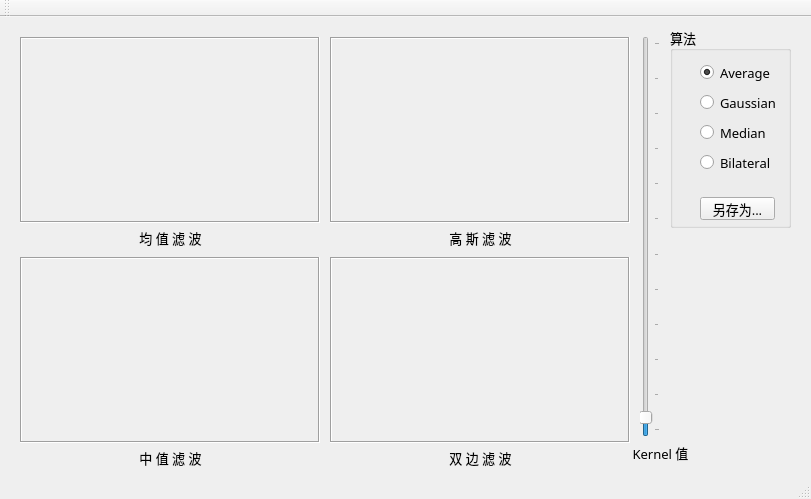
<?xml version="1.0" encoding="UTF-8"?>
<ui version="4.0">
 <class>MainWindow</class>
 <widget class="QMainWindow" name="MainWindow">
  <property name="geometry">
   <rect>
    <x>0</x>
    <y>0</y>
    <width>811</width>
    <height>499</height>
   </rect>
  </property>
  <property name="windowTitle">
   <string>海 底 摄 影 照 片 美 化</string>
  </property>
  <widget class="QWidget" name="centralWidget">
   <widget class="QLabel" name="label">
    <property name="geometry">
     <rect>
      <x>130</x>
      <y>210</y>
      <width>81</width>
      <height>21</height>
     </rect>
    </property>
    <property name="font">
     <font>
      <family>微软雅黑</family>
      <pointsize>10</pointsize>
     </font>
    </property>
    <property name="text">
     <string>均 值 滤 波</string>
    </property>
    <property name="alignment">
     <set>Qt::AlignCenter</set>
    </property>
   </widget>
   <widget class="QLabel" name="label_2">
    <property name="geometry">
     <rect>
      <x>440</x>
      <y>210</y>
      <width>81</width>
      <height>21</height>
     </rect>
    </property>
    <property name="font">
     <font>
      <family>微软雅黑</family>
      <pointsize>10</pointsize>
     </font>
    </property>
    <property name="frameShape">
     <enum>QFrame::NoFrame</enum>
    </property>
    <property name="text">
     <string>高 斯 滤 波</string>
    </property>
    <property name="alignment">
     <set>Qt::AlignCenter</set>
    </property>
   </widget>
   <widget class="QLabel" name="label_3">
    <property name="geometry">
     <rect>
      <x>130</x>
      <y>430</y>
      <width>81</width>
      <height>21</height>
     </rect>
    </property>
    <property name="font">
     <font>
      <family>微软雅黑</family>
      <pointsize>10</pointsize>
     </font>
    </property>
    <property name="text">
     <string>中 值 滤 波</string>
    </property>
    <property name="alignment">
     <set>Qt::AlignCenter</set>
    </property>
   </widget>
   <widget class="QLabel" name="label_4">
    <property name="geometry">
     <rect>
      <x>440</x>
      <y>430</y>
      <width>81</width>
      <height>21</height>
     </rect>
    </property>
    <property name="font">
     <font>
      <family>微软雅黑</family>
      <pointsize>10</pointsize>
     </font>
    </property>
    <property name="text">
     <string>双 边 滤 波</string>
    </property>
    <property name="alignment">
     <set>Qt::AlignCenter</set>
    </property>
   </widget>
   <widget class="QSlider" name="kernelVerticalSlider">
    <property name="geometry">
     <rect>
      <x>640</x>
      <y>19</y>
      <width>20</width>
      <height>401</height>
     </rect>
    </property>
    <property name="maximum">
     <number>33</number>
    </property>
    <property name="singleStep">
     <number>3</number>
    </property>
    <property name="value">
     <number>1</number>
    </property>
    <property name="orientation">
     <enum>Qt::Vertical</enum>
    </property>
    <property name="tickPosition">
     <enum>QSlider::TicksBelow</enum>
    </property>
    <property name="tickInterval">
     <number>3</number>
    </property>
   </widget>
   <widget class="QLabel" name="blurViewLabel">
    <property name="geometry">
     <rect>
      <x>20</x>
      <y>20</y>
      <width>300</width>
      <height>186</height>
     </rect>
    </property>
    <property name="frameShape">
     <enum>QFrame::Box</enum>
    </property>
    <property name="frameShadow">
     <enum>QFrame::Sunken</enum>
    </property>
    <property name="text">
     <string/>
    </property>
   </widget>
   <widget class="QLabel" name="gaussianViewLabel">
    <property name="geometry">
     <rect>
      <x>330</x>
      <y>20</y>
      <width>300</width>
      <height>186</height>
     </rect>
    </property>
    <property name="frameShape">
     <enum>QFrame::Box</enum>
    </property>
    <property name="frameShadow">
     <enum>QFrame::Sunken</enum>
    </property>
    <property name="text">
     <string/>
    </property>
   </widget>
   <widget class="QLabel" name="medianViewLabel">
    <property name="geometry">
     <rect>
      <x>20</x>
      <y>240</y>
      <width>300</width>
      <height>186</height>
     </rect>
    </property>
    <property name="frameShape">
     <enum>QFrame::Box</enum>
    </property>
    <property name="frameShadow">
     <enum>QFrame::Sunken</enum>
    </property>
    <property name="text">
     <string/>
    </property>
   </widget>
   <widget class="QLabel" name="bilateralViewLabel">
    <property name="geometry">
     <rect>
      <x>330</x>
      <y>240</y>
      <width>300</width>
      <height>186</height>
     </rect>
    </property>
    <property name="frameShape">
     <enum>QFrame::Box</enum>
    </property>
    <property name="frameShadow">
     <enum>QFrame::Sunken</enum>
    </property>
    <property name="text">
     <string/>
    </property>
   </widget>
   <widget class="QLabel" name="label_5">
    <property name="geometry">
     <rect>
      <x>630</x>
      <y>420</y>
      <width>61</width>
      <height>31</height>
     </rect>
    </property>
    <property name="font">
     <font>
      <family>微软雅黑</family>
      <pointsize>10</pointsize>
     </font>
    </property>
    <property name="text">
     <string>Kernel 值</string>
    </property>
    <property name="alignment">
     <set>Qt::AlignCenter</set>
    </property>
   </widget>
   <widget class="QGroupBox" name="groupBox">
    <property name="geometry">
     <rect>
      <x>670</x>
      <y>10</y>
      <width>121</width>
      <height>201</height>
     </rect>
    </property>
    <property name="font">
     <font>
      <family>微软雅黑</family>
      <pointsize>10</pointsize>
     </font>
    </property>
    <property name="title">
     <string>算法</string>
    </property>
    <widget class="QRadioButton" name="blurRadioButton">
     <property name="geometry">
      <rect>
       <x>30</x>
       <y>30</y>
       <width>81</width>
       <height>31</height>
      </rect>
     </property>
     <property name="text">
      <string>Average</string>
     </property>
     <property name="checked">
      <bool>true</bool>
     </property>
    </widget>
    <widget class="QRadioButton" name="gaussianRadioButton">
     <property name="geometry">
      <rect>
       <x>30</x>
       <y>60</y>
       <width>81</width>
       <height>31</height>
      </rect>
     </property>
     <property name="text">
      <string>Gaussian</string>
     </property>
    </widget>
    <widget class="QRadioButton" name="medianRadioButton">
     <property name="geometry">
      <rect>
       <x>30</x>
       <y>90</y>
       <width>71</width>
       <height>31</height>
      </rect>
     </property>
     <property name="text">
      <string>Median</string>
     </property>
    </widget>
    <widget class="QRadioButton" name="bilateralRadioButton">
     <property name="geometry">
      <rect>
       <x>30</x>
       <y>120</y>
       <width>71</width>
       <height>31</height>
      </rect>
     </property>
     <property name="text">
      <string>Bilateral</string>
     </property>
    </widget>
    <widget class="QPushButton" name="saveAsPushButton">
     <property name="geometry">
      <rect>
       <x>30</x>
       <y>170</y>
       <width>75</width>
       <height>23</height>
      </rect>
     </property>
     <property name="text">
      <string>另存为...</string>
     </property>
    </widget>
   </widget>
   <zorder>blurViewLabel</zorder>
   <zorder>label</zorder>
   <zorder>label_2</zorder>
   <zorder>label_3</zorder>
   <zorder>label_4</zorder>
   <zorder>kernelVerticalSlider</zorder>
   <zorder>gaussianViewLabel</zorder>
   <zorder>medianViewLabel</zorder>
   <zorder>bilateralViewLabel</zorder>
   <zorder>label_5</zorder>
   <zorder>groupBox</zorder>
  </widget>
  <widget class="QMenuBar" name="menuBar">
   <property name="geometry">
    <rect>
     <x>0</x>
     <y>0</y>
     <width>811</width>
     <height>23</height>
    </rect>
   </property>
  </widget>
  <widget class="QToolBar" name="mainToolBar">
   <attribute name="toolBarArea">
    <enum>TopToolBarArea</enum>
   </attribute>
   <attribute name="toolBarBreak">
    <bool>false</bool>
   </attribute>
  </widget>
  <widget class="QStatusBar" name="statusBar"/>
 </widget>
 <layoutdefault spacing="6" margin="11"/>
 <resources/>
 <connections/>
</ui>
